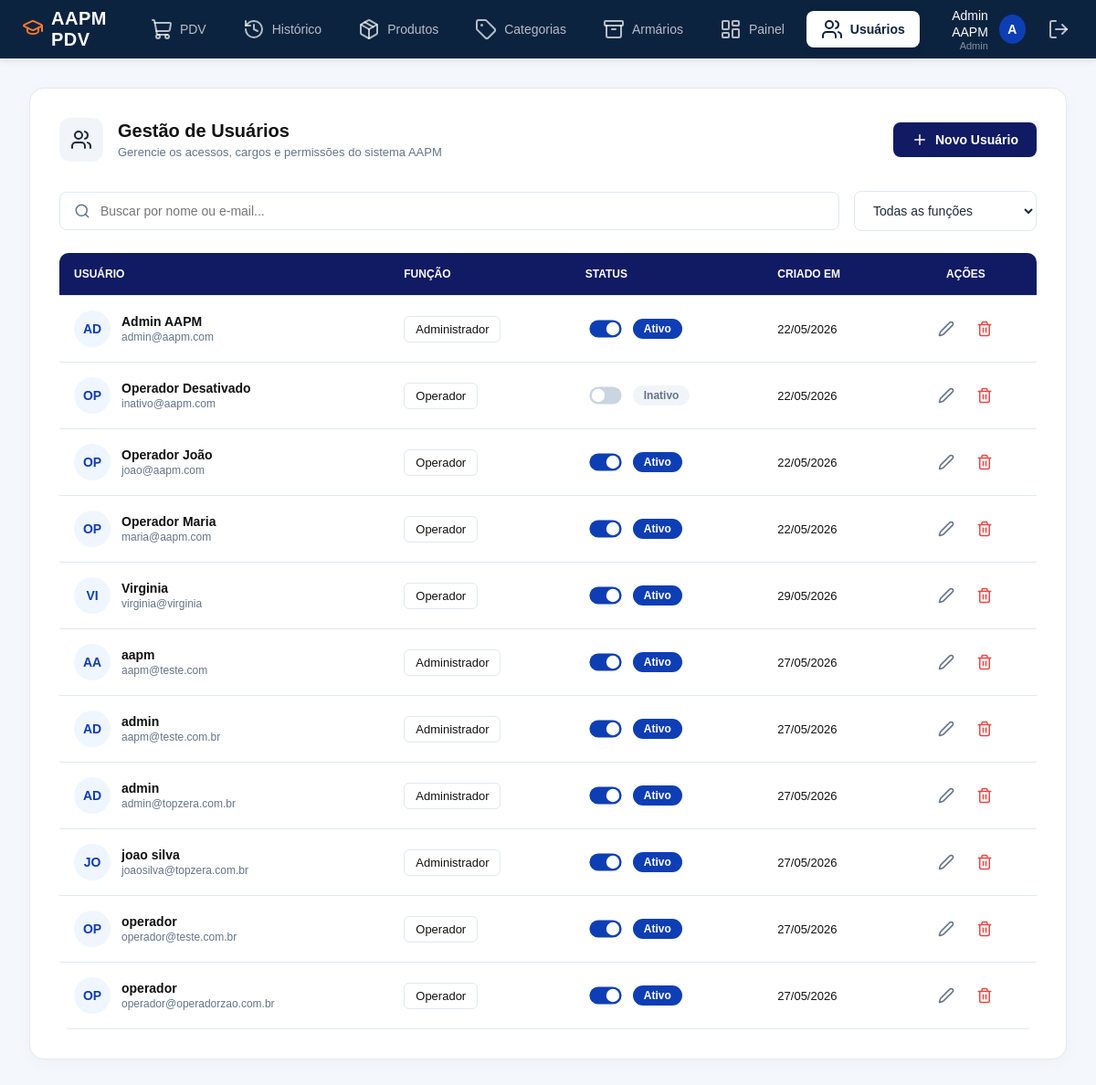
/usuarios/ (signed in), run on an earlier commit of the app's database.
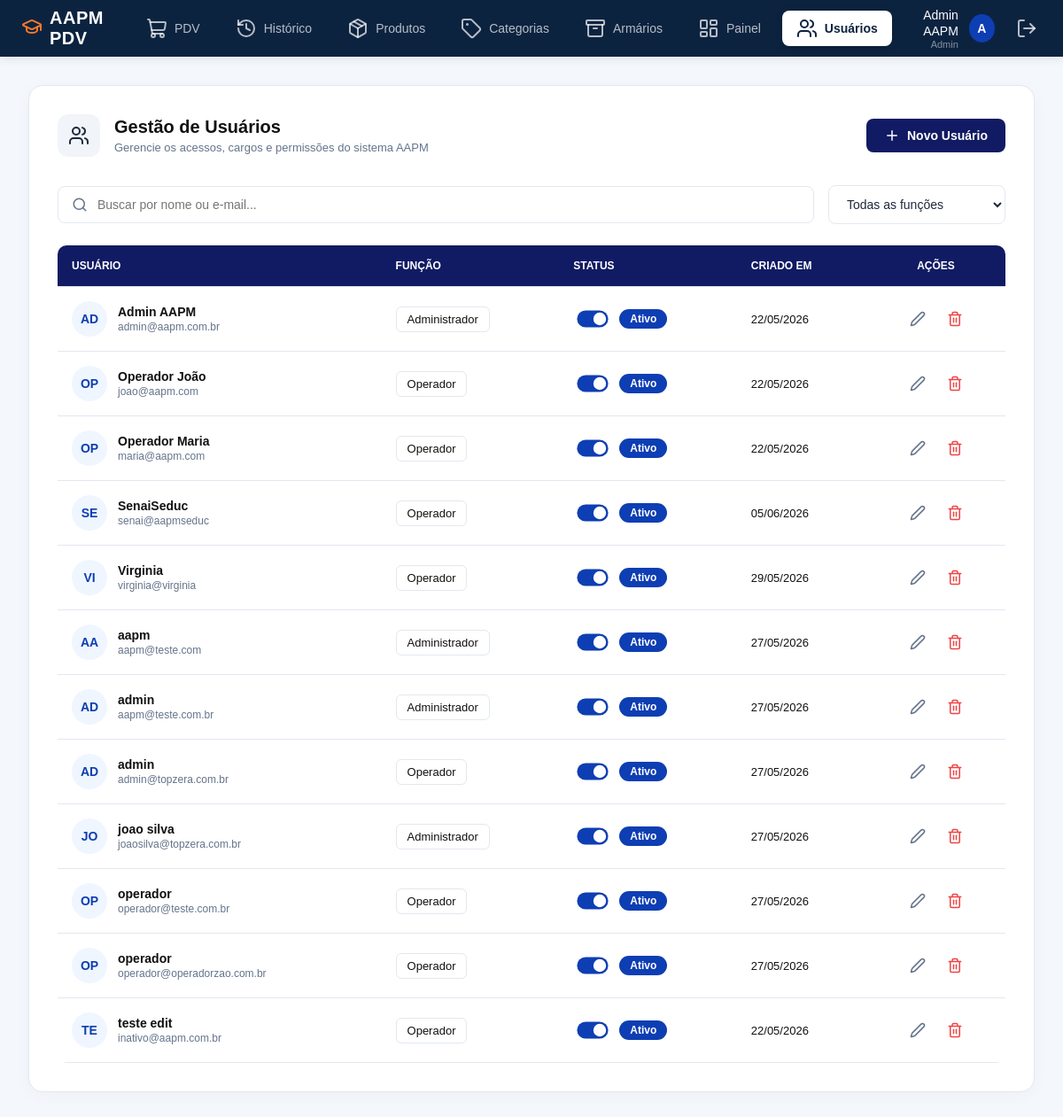
And on a later commit of the database.
### app/models/usuarios.py (models this page shows)
class Usuario(Base):
    __tablename__ = "usuarios"
    id = Column(Integer, primary_key=True, autoincrement=True)
    nome = Column(String(100), nullable=False)
    email = Column(String(150), unique=True, nullable=False)
    senha_hash = Column(String(255), nullable=False)
    role = Column(String(20), nullable=False, default="operador")
    ativo = Column(Boolean, default=True)
    criado_em = Column(DateTime, server_default=func.now())

### app/controllers/usuario_controller.py (the view)
@router.get("/", response_class=HTMLResponse)
def listar_usuarios(
    request: Request,
    busca: str = "",
    role: str = "",
    db: Session = Depends(get_db),
    admin = Depends(get_admin)  # bloqueia quem não é admin
):
    query = db.query(Usuario)
    if busca:
        query = query.filter(
            or_(
                Usuario.nome.ilike(f"%{busca}%"),
                Usuario.email.ilike(f"%{busca}%")
            )
        )
    if role:
        query = query.filter(Usuario.role == role)
    usuarios = query.order_by(Usuario.nome).all()
    return templates.TemplateResponse(
        request,
        "usuarios/index.html",
        {
            "request": request,
            "usuario": admin,   # dados de quem está logado (para navbar)
            "usuarios": usuarios,  # lista para exibir na tabela
            "busca": busca,
            "role_filter": role
        }
    )

### app/templates/usuarios/index.html (shortened to what this page needs)
{% extends "base.html" %}
{% block styles %}
<link rel="stylesheet" href="/static/css/usuarios.css?v=2">
{% endblock %}
{% block content %}
<div class="page-wrapper">
    <div class="content-card">
        <div class="page-header">
            <div class="header-info">
                <div class="header-icon">
                    <i data-lucide="users"></i>
                </div>
                <div class="title-area">
                    <h2>Gestão de Usuários</h2>
                    <p>Gerencie os acessos, cargos e permissões do sistema AAPM</p>
                </div>
            </div>
            <a href="/usuarios/novo" class="btn-primary">
                <i data-lucide="plus" style="width: 18px; height: 18px;"></i>
                Novo Usuário
            </a>
        </div>
        <form method="get" action="/usuarios" class="filters-bar" id="filterForm">
            <div class="search-input-wrapper">
                <input type="text" name="busca" id="busca-input" placeholder="Buscar por nome ou e-mail..." value="{{ busca }}"
                    onkeydown="if(event.key === 'Enter') event.preventDefault();">
                <button type="submit" class="search-icon-btn" title="Pesquisar">
                    <i data-lucide="search"></i>
                </button>
            </div>
            <select name="role" class="filter-select" onchange="document.getElementById('filterForm').submit()">
                <option value="">Todas as funções</option>
            </select>
        </form>
        <table class="data-table">
            <thead>
                <tr>
                    <th>Usuário</th>
                    <th>Função</th>
                    <th>Status</th>
                    <th>Criado Em</th>
                    <th style="text-align: center;">Ações</th>
                </tr>
            </thead>
            <tbody>
                {% for u in usuarios %}
                <tr class="usuario-row">
                    <td>
                        <div class="user-cell">
                            <div class="user-avatar-small">
                                {{ u.nome[:2]|upper }}
                            </div>
                            <div class="user-details">
                                <a href="/usuarios/{{ u.id }}/editar" style="text-decoration:none; color:inherit;">
                                    <strong>{{ u.nome }}</strong>
                                </a>
                                <span>{{ u.email }}</span>
                            </div>
                        </div>
                    </td>
                    <td>
                        <span class="role-select">
                            {{ "Administrador" if u.role == 'admin' else "Operador" }}
                        </span>
                    </td>
                    <td>
                        <form action="/usuarios/{{ u.id }}/toggle-ativo" method="post" style="margin: 0;">
                            <div class="status-badge">
                                <label class="switch" style="transform: scale(0.8); margin: 0;">
                                    <span class="slider"></span>
                                </label>
                                {% if u.ativo %}
                                    <span class="status-text ativo">Ativo</span>
                                {% else %}
                                    <span class="status-text inativo">Inativo</span>
                                {% endif %}
                            </div>
                        </form>
                    </td>
                    <td>
                        <span class="date-text">
                            {{ u.criado_em.strftime('%d/%m/%Y') if u.criado_em else '—' }}
                        </span>
                    </td>
                    <td style="text-align: center;">
                        <div style="display: flex; justify-content: center; gap: 8px;">
                            <a href="/usuarios/{{ u.id }}/editar" class="action-btn" title="Editar">
                                <i data-lucide="edit-2" style="width: 18px; height: 18px; color: var(--text-muted);"></i>
                            </a>
                            <form id="form-excluir-{{ u.id }}" action="/usuarios/{{ u.id }}/excluir" method="post" style="margin: 0;">
                                <button
                                    type="button"
                                    class="action-btn"
                                    title="Excluir"
                                    style="background: none; border: none; cursor: pointer; display: flex; align-items: center; justify-content: center;"
                                    onclick="abrirModalExcluir('form-excluir-{{ u.id }}', '{{ u.nome }}')"
                                >
                                    <i data-lucide="trash-2" style="width: 18px; height: 18px; color: #ef4444;"></i>
                                </button>
                            </form>
                        </div>
                    </td>
                </tr>
                {% endfor %}
            </tbody>
        </table>
    </div>
</div>
{% endblock %}

### app/templates/base.html (shortened to what this page needs)
<!DOCTYPE html>
<html lang="pt-br">
<head>
    <link rel="stylesheet" href="/static/css/dashboard.css">
    <link rel="stylesheet" href="/static/css/style.css">
    {% block styles %}{% endblock %}
</head>
<body>
    <header class="main-header">
        <div class="header-left">
            <div class="logo">
                <span class="logo-icon">
                    <i data-lucide="graduation-cap"></i>
                </span>
                <span>AAPM PDV</span>
            </div>
            <nav class="main-nav">
                <a href="/" class="nav-item {% if request.url.path == '/' %}active{% endif %}">
                    <i data-lucide="shopping-cart"></i>
                    <span>PDV</span>
                </a>
                <a href="#" class="nav-item">
                    <i data-lucide="history"></i>
                    <span>Histórico</span>
                </a>
                {% if usuario and usuario.role == 'admin' %}
                <a href="/produtos" class="nav-item {% if '/produtos' in request.url.path %}active{% endif %}">
                    <i data-lucide="package"></i>
                    <span>Produtos</span>
                </a>
                <a href="/categorias" class="nav-item {% if '/categorias' in request.url.path %}active{% endif %}">
                    <i data-lucide="tag"></i>
                    <span>Categorias</span>
                </a>
                <a href="#" class="nav-item">
                    <i data-lucide="archive"></i>
                    <span>Armários</span>
                </a>
                <a href="/painel" class="nav-item {% if '/painel' in request.url.path %}active{% endif %}">
                    <i data-lucide="layout-dashboard"></i>
                    <span>Painel</span>
                </a>
                <a href="/usuarios" class="nav-item {% if '/usuarios' in request.url.path %}active{% endif %}">
                    <i data-lucide="users"></i>
                    <span>Usuários</span>
                </a>
                {% endif %}
            </nav>
        </div>
        <div class="header-right">
            <div class="user-profile">
                <div class="user-info">
                    <span class="user-name">{{ usuario.nome if usuario else 'Administrador' }}</span>
                    <span class="user-role">{{ usuario.role|capitalize if usuario else 'Admin' }}</span>
                </div>
                <div class="user-avatar">
                    {{ (usuario.nome[0]|upper) if usuario else 'A' }}
                </div>
            </div>
            <a href="/auth/logout" class="logout-btn" title="Sair">
                <i data-lucide="log-out"></i>
            </a>
        </div>
    </header>
    <main class="page-container">
        {% block content %}
        {% endblock %}
    </main>
</body>
</html>

### app/static/css/dashboard.css (style rules this page uses)
:root { --primary-color: #0c2340; --accent-color: #0e3eb3; --accent-hover: #0a2d83; --orange-color: #ff7a28; --orange-hover: #f25a00; --orange-disabled: #fbc6a4; --bg-main: #f8fafc; --bg-card: #ffffff; --border-color: #e2e8f0; --text-primary: #1e293b; --text-muted: #64748b; }
* { margin: 0; padding: 0; box-sizing: border-box; font-family: 'Inter', sans-serif; }
body { background-color: var(--bg-main); color: var(--text-primary); height: 100vh; display: flex; flex-direction: column; overflow: hidden; }
.main-header { background-color: var(--primary-color); color: #ffffff; height: 64px; display: flex; justify-content: space-between; align-items: center; padding: 0 24px; z-index: 10; box-shadow: 0 2px 10px rgba(0, 0, 0, 0.1); }
.header-left { display: flex; align-items: center; gap: 32px; }
.logo { font-size: 20px; font-weight: 700; letter-spacing: 0.5px; display: flex; align-items: center; gap: 8px; }
.logo-icon { color: var(--orange-color); }
.main-nav { display: flex; align-items: center; gap: 8px; height: 100%; }
.nav-item { display: flex; align-items: center; gap: 8px; color: rgba(255, 255, 255, 0.7); text-decoration: none; padding: 8px 16px; border-radius: 8px; font-size: 14px; font-weight: 500; transition: all 0.2s ease; }
.nav-item.active { background-color: #ffffff; color: var(--primary-color); font-weight: 600; box-shadow: 0 2px 8px rgba(0, 0, 0, 0.15); }
.header-right { display: flex; align-items: center; gap: 20px; }
.user-profile { display: flex; align-items: center; gap: 12px; }
.user-avatar { width: 32px; height: 32px; background-color: var(--accent-color); border-radius: 50%; display: flex; align-items: center; justify-content: center; font-weight: 600; font-size: 14px; color: white; }
.user-info { text-align: right; }
.user-name { font-size: 14px; font-weight: 500; }
.user-role { font-size: 11px; color: rgba(255, 255, 255, 0.5); display: block; }
.logout-btn { color: rgba(255, 255, 255, 0.7); text-decoration: none; display: flex; align-items: center; justify-content: center; width: 36px; height: 36px; border-radius: 8px; transition: all 0.2s ease; }
.page-container { flex: 1; overflow-y: auto; min-height: 0; }
.search-icon-btn { position: absolute; left: 16px; top: 50%; transform: translateY(-50%); background: none; border: none; color: var(--text-muted); cursor: pointer; display: flex; align-items: center; justify-content: center; padding: 0; transition: color 0.2s ease; }
.switch { position: relative; display: inline-block; width: 44px; height: 24px; }
.slider { position: absolute; cursor: pointer; inset: 0; background-color: #cbd5e1; transition: .3s; border-radius: 24px; }
.slider:before { position: absolute; content: ""; height: 18px; width: 18px; left: 3px; bottom: 3px; background-color: white; transition: .3s; border-radius: 50%; }
input:checked + .slider { background-color: var(--accent-color); }
input:checked + .slider:before { transform: translateX(20px); }

### app/static/css/style.css (style rules this page uses)
* { margin:0; padding:0; box-sizing:border-box; font-family:Arial, Helvetica, sans-serif; }
body { background:#f4f7fc; }
main { padding:0; }
table { width:100%; border-collapse:collapse; background:white; border-radius:10px; overflow:hidden; }
table th { background:#2563eb; color:white; padding:15px; text-align:left; }
table td { padding:15px; border-bottom:1px solid #ddd; }

What changed in the data, as far as the page shows it:
changed Usuario "Admin AAPM": email "admin@aapm.com" → "admin@aapm.com.br"
added Usuario: nome "SE", nome "SenaiSeduc", email "senai@aapmseduc", role "Operador", ativo "Ativo", criado_em "05/06/2026"
changed Usuario "admin@topzera.com.br": role "Administrador" → "Operador"
changed Usuario: nome "OP" → "TE"; nome "Operador Desativado" → "teste edit"; email "inativo@aapm.com" → "inativo@aapm.com.br"; ativo "Inativo" → "Ativo"; moves down the list
